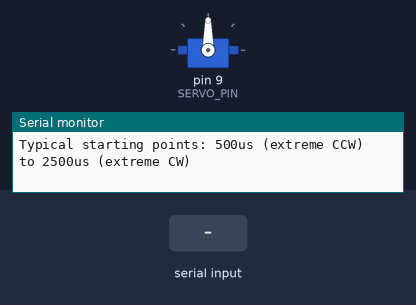
Bench run of a sketch on a simulated Arduino Uno, built with avr-gcc and run on an emulated ATmega328P. Shown: servo, the last lines printed to the serial monitor. The inputs (shaded band) are chosen by the test bench.

Above: at 1.4 s.
1.5 s: "90,45\n" received over Serial
At 2.8 s:
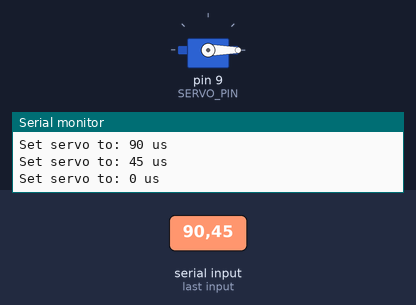
Timing chart, 0 to 4.5 s (numbered marks = the images above; inputs shaded):
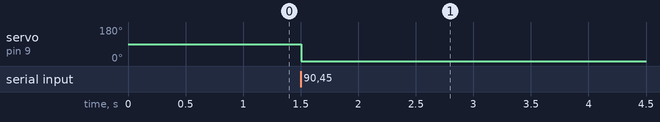

The sketch:

servo-range-callibration-test.ino
```cpp
#include <Servo.h>
Servo testServo;
const int SERVO_PIN = 9; // Your servo pin

void setup() {
  Serial.begin(9600);
  testServo.attach(SERVO_PIN); // Attach with default pulse widths first
  Serial.println("--- Calibrating Wide-Angle Servo ---");
  Serial.println("Enter microsecond pulse widths (e.g., 500 to 2500) to move the servo.");
  Serial.println("Find the minimum and maximum pulse widths where the servo JUST starts/stops moving.");
  Serial.println("Typical starting points: 500us (extreme CCW) to 2500us (extreme CW)");
}

void loop() {
  if (Serial.available()) {
    int pulseUs = Serial.parseInt();
    if (pulseUs >= 0 && pulseUs <= 3000) { // Allow a wider range for testing
      testServo.writeMicroseconds(pulseUs); // This is the function to test specific pulse widths
      Serial.print("Set servo to: ");
      Serial.print(pulseUs);
      Serial.println(" us");
    } else {
      Serial.println("Invalid pulse width. Enter 0-3000.");
    }
  }
}
```

Measured:
- after the input at 1.5 s, servo on pin 9 (SERVO_PIN): 90° → 0° at once
